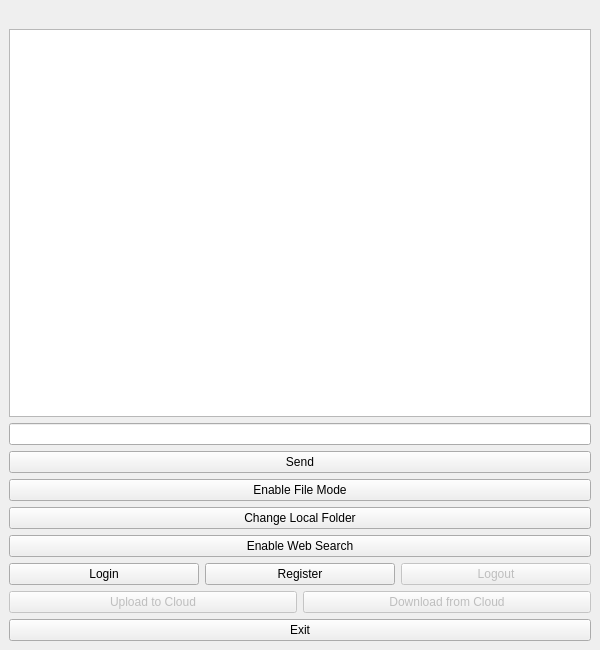
<?xml version="1.0" encoding="UTF-8"?>
<ui version="4.0">
 <class>MainWindow</class>
 <widget class="QMainWindow" name="MainWindow">
  <property name="geometry">
   <rect>
    <x>0</x>
    <y>0</y>
    <width>600</width>
    <height>650</height>
   </rect>
  </property>
  <property name="windowTitle">
   <string>Chat with Ai</string>
  </property>
  <widget class="QWidget" name="centralwidget">
   <layout class="QVBoxLayout" name="verticalLayout">
    <item>
     <widget class="QLabel" name="usernameLabel">
      <property name="alignment">
       <set>Qt::AlignCenter</set>
      </property>
      <property name="styleSheet">
       <string notr="true">font-weight: bold;</string>
      </property>
     </widget>
    </item>
    <item>
     <widget class="QTextEdit" name="chatDisplay">
      <property name="readOnly">
       <bool>true</bool>
      </property>
     </widget>
    </item>
    <item>
     <widget class="QLineEdit" name="userInputEntry"/>
    </item>
    <item>
     <widget class="QPushButton" name="sendButton">
      <property name="text">
       <string>Send</string>
      </property>
     </widget>
    </item>
    <item>
     <widget class="QPushButton" name="fileModeButton">
      <property name="text">
       <string>Enable File Mode</string>
      </property>
      <property name="checkable">
       <bool>true</bool>
      </property>
     </widget>
    </item>
    <item>
     <widget class="QPushButton" name="changeFolderButton">
      <property name="text">
       <string>Change Local Folder</string>
      </property>
     </widget>
    </item>
    <item>
     <widget class="QPushButton" name="webSearchButton">
      <property name="text">
       <string>Enable Web Search</string>
      </property>
      <property name="checkable">
       <bool>true</bool>
      </property>
     </widget>
    </item>
    <item>
     <layout class="QHBoxLayout" name="authLayout">
      <item>
       <widget class="QPushButton" name="loginButton">
        <property name="text">
         <string>Login</string>
        </property>
       </widget>
      </item>
      <item>
       <widget class="QPushButton" name="registerButton">
        <property name="text">
         <string>Register</string>
        </property>
       </widget>
      </item>
      <item>
       <widget class="QPushButton" name="logoutButton">
        <property name="text">
         <string>Logout</string>
        </property>
        <property name="enabled">
         <bool>false</bool>
        </property>
       </widget>
      </item>
     </layout>
    </item>
    <item>
     <layout class="QHBoxLayout" name="syncLayout">
      <item>
       <widget class="QPushButton" name="uploadButton">
        <property name="text">
         <string>Upload to Cloud</string>
        </property>
        <property name="enabled">
         <bool>false</bool>
        </property>
       </widget>
      </item>
      <item>
       <widget class="QPushButton" name="downloadButton">
        <property name="text">
         <string>Download from Cloud</string>
        </property>
        <property name="enabled">
         <bool>false</bool>
        </property>
       </widget>
      </item>
     </layout>
    </item>
    <item>
     <widget class="QPushButton" name="exitButton">
      <property name="text">
       <string>Exit</string>
      </property>
     </widget>
    </item>
   </layout>
  </widget>
 </widget>
 <resources/>
 <connections/>
</ui>
